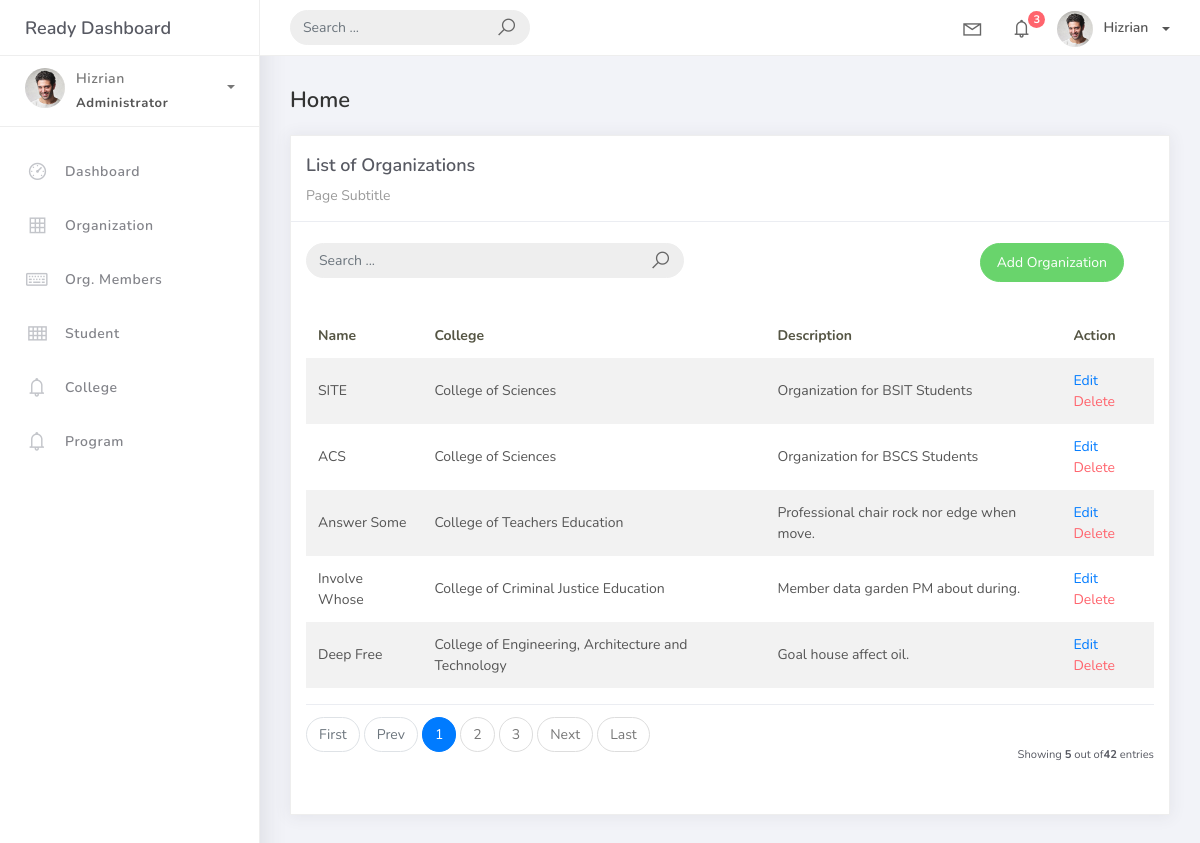
/organization_list, run on an earlier commit of the app's database.
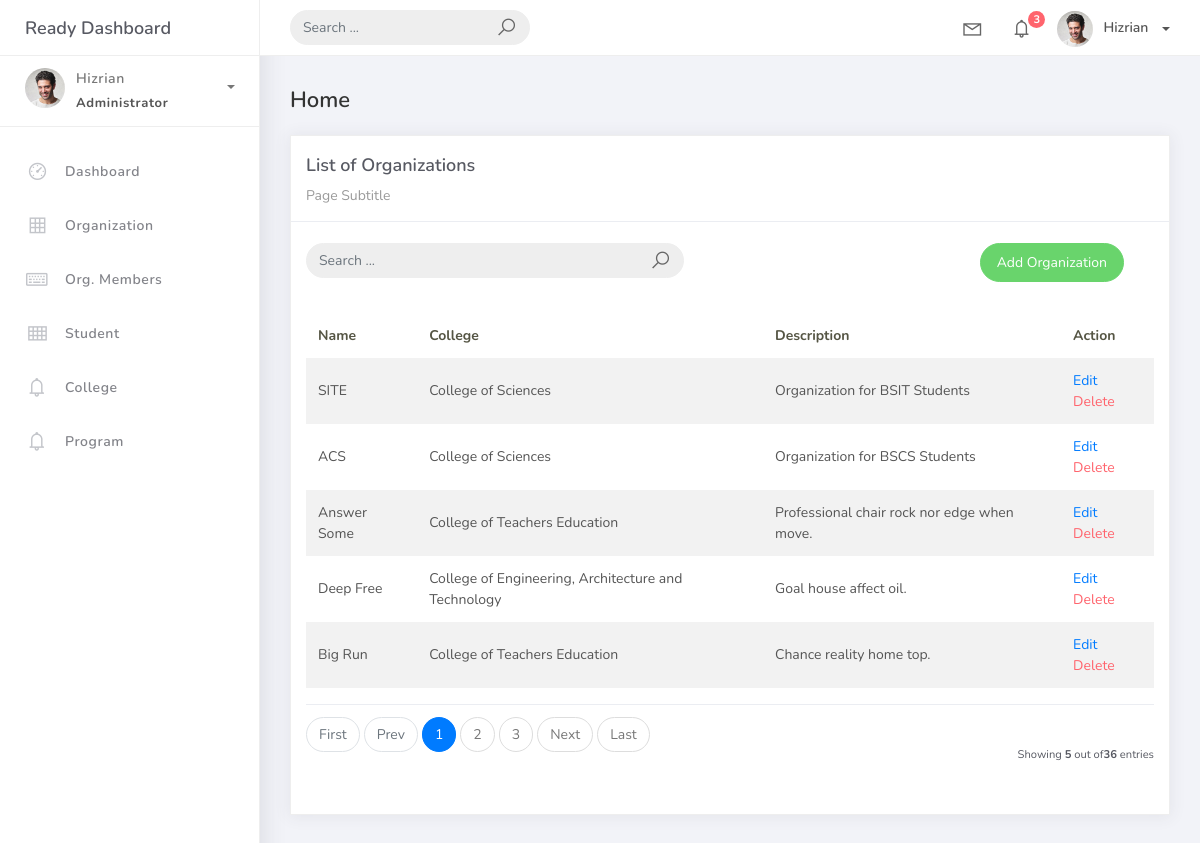
And on a later commit of the database.
### studentorg/models.py (models this page shows, shortened)
class BaseModel(models.Model):
    created_at = models.DateTimeField(auto_now_add=True, db_index=True)
    updated_at = models.DateTimeField(auto_now=True)
    class Meta:
        abstract = True

class Organization(BaseModel):
    name = models.CharField(max_length=150)
    college = models.ForeignKey(
        College, null=True, blank=True, on_delete=models.CASCADE)
    description = models. CharField(max_length=500)

class College(BaseModel):
    college_name = models.CharField(max_length=150)
    def __str__(self):
        return self.college_name

### studentorg/views.py (the view)
class OrganizationList(ListView):
    model = Organization
    context_object_name = 'organization'
    template_name = 'org_list.html'
    paginate_by = 5

### templates/org_list.html (shortened to what this page needs)
{% extends 'base.html' %} {% load static %} {% block content %}
<div class="content">
  <div class="container-fluid">
    <h4 class="page-title">Home</h4>
    <div class="row">
      <div class="col-md-12">
        <div class="card">
          <div class="card-header">
            <div class="card-title">List of Organizations</div>
            <div class="card-category">Page Subtitle</div>
          </div>
          <br />
          <div class="col-md-12 row">
            <div class="col-md-6">
              <form
                class="navbar-left navbar-form nav-search mr-md-3" action="">
                <div class="input-group">
                  <input
                    type="text" placeholder="Search ... " class="form-control"/>
                  <div class="input-group-append">
                    <span class="input-group-text">
                      <i class="la la-search search-icon"></i>
                    </span>
                  </div>
                </div>
              </form>
            </div>
            <div class="col-md-6">
              <div class="pull-right">
                <a
                  href="{% url 'organization-add' %}" class="btn btn-success btn-rounded" >Add Organization</a>
              </div>
            </div>
          </div>
          <div class="card-body">
            <table class="table table-striped mt-3">
              <thead>
                <tr>
                  <th scope="col">Name</th>
                  <th scope="col">College</th>
                  <th scope="col">Description</th>
                  <th scope="col">Action</th>
                </tr>
              </thead>
              <tbody>
                {% for object in object_list %}
                <tr>
                  <td>{{ object.name }}</td>
                  <td>{{ object.college }}</td>
                  <td>{{ object.description }}</td>
                  <td>
                    <a href="organization_list/{{ object.id }}">Edit</a>
                    <a href="organization_list/{{ object.id }}/delete" class="text-danger">Delete</a></td>
                </tr>
                {% endfor %}
              </tbody>
            </table>
            {% include 'includes/pagination.html' %}
          </div>
        </div>
      </div>
    </div>
  </div>
</div>
{% endblock %}

What changed in the data, as far as the page shows it:
removed Organization: name "Involve Whose", college "College of Criminal Justice Education", description "Member data garden PM about during."
now on this page (row unchanged): Organization: name "Big Run", college "College of Teachers Education", description "Chance reality home top."
Also different on the page:
{{ paginator.count }}: "42" → "36"
